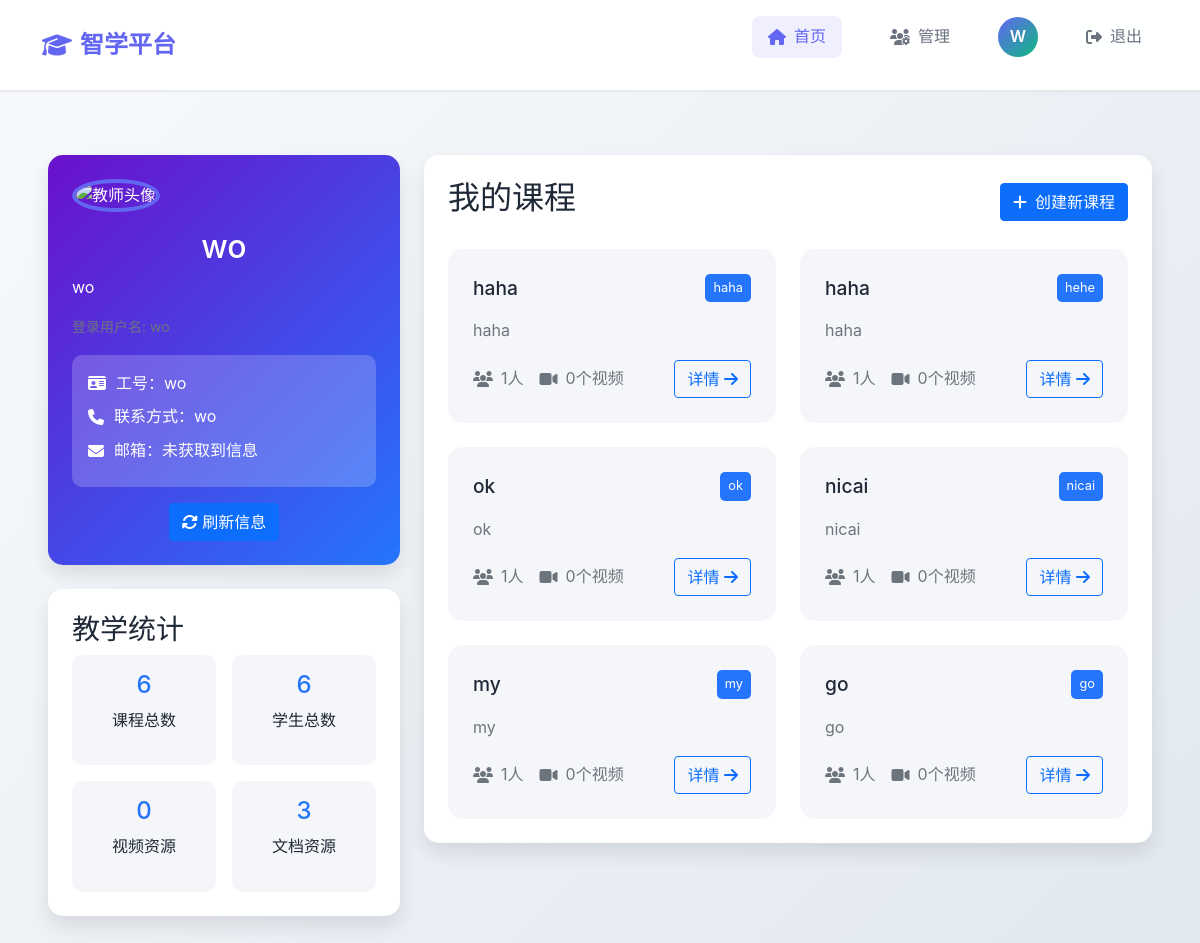
Screenshot of /teacher/home/ (signed in) with the database file from the repository.
### teacher/models.py (models this page shows, shortened)
class TeacherProfile(models.Model):
    user = models.OneToOneField(User, on_delete=models.CASCADE)
    name = models.CharField(max_length=50, verbose_name='姓名')
    teacher_id = models.CharField(max_length=20, unique=True, verbose_name='工号')
    college = models.CharField(max_length=50, verbose_name='学院')
    contact = models.CharField(max_length=50, verbose_name='联系方式')

class Course(models.Model):
    name = models.CharField(max_length=50, verbose_name='课程名称')
    description = models.TextField(verbose_name='课程描述')
    code = models.CharField(max_length=20, unique=True, verbose_name='课程标识')
    teacher = models.ForeignKey(TeacherProfile, on_delete=models.CASCADE, related_name='courses', verbose_name='老师')
    students = models.ManyToManyField(StudentProfile, related_name='courses', verbose_name='学生')

### teacher/views.py (the view)
# urls.py: path('home/', teacher_home, name='teacher_home'),
@login_required
def teacher_home(request):
    try:
        teacher_profile = TeacherProfile.objects.get(user=request.user)
    except TeacherProfile.DoesNotExist:
        return redirect('teacher_create_profile')
    courses = Course.objects.filter(teacher=teacher_profile)
    total_students = sum(course.students.count() for course in courses)
    total_videos = sum(course.videos.count() for course in courses)
    total_documents = sum(course.documents.count() for course in courses)
    return render(request, 'teacher_home.html', {
        'teacher_profile': teacher_profile,
        'courses': courses,
        'total_students': total_students,
        'total_videos': total_videos,
        'total_documents': total_documents,
        'username': request.user.username,
        'user_authenticated': request.user.is_authenticated
    })

### templates/teacher_home.html (shortened to what this page needs)
{% extends 'base.html' %}
{% load bootstrap3 %}
{% load static %}
{% block extra_css %}
<link rel="stylesheet" href="{% static 'css/teacher_home.css' %}">
{% endblock %}
{% block content %}
<div class="teacher-dashboard container-fluid">
    <div class="row">
        <div class="col-md-4">
            <div class="profile-card">
                <div class="profile-header">
                    <div class="profile-avatar-container">
                        <img id="teacher-avatar" src="{% static 'img/default-avatar.png' %}" alt="教师头像" class="profile-avatar-img">
                    </div>
                    <h2 id="teacher-display-name">{{ teacher_profile.name }}</h2>
                    <p id="teacher-college">{{ teacher_profile.college }}</p>
                    <p class="text-muted small">登录用户名: <span id="current-teacher-username">{{ username }}</span></p>
                </div>
                <div class="profile-details">
                    <div class="detail-item">
                        <i class="fas fa-id-card"></i>
                        <span>工号：<span id="teacher-id">{{ teacher_profile.teacher_id }}</span></span>
                    </div>
                    <div class="detail-item">
                        <i class="fas fa-phone"></i>
                        <span>联系方式：<span id="teacher-contact">{{ teacher_profile.contact }}</span></span>
                    </div>
                    <div class="detail-item">
                        <i class="fas fa-envelope"></i>
                        <span>邮箱：<span id="teacher-email">加载中...</span></span>
                    </div>
                </div>
                <div class="profile-actions">
                    <button class="btn btn-primary" onclick="refreshTeacherInfo()">
                        <i class="fas fa-sync-alt"></i> 刷新信息
                    </button>
                </div>
            </div>
            <div class="stats-card">
                <h3>教学统计</h3>
                <div class="stats-grid">
                    <div class="stat-item">
                        <h4>{{ courses.count }}</h4>
                        <p>课程总数</p>
                    </div>
                    <div class="stat-item">
                        <h4>{{ total_students }}</h4>
                        <p>学生总数</p>
                    </div>
                    <div class="stat-item">
                        <h4>{{ total_videos }}</h4>
                        <p>视频资源</p>
                    </div>
                    <div class="stat-item">
                        <h4>{{ total_documents }}</h4>
                        <p>文档资源</p>
                    </div>
                </div>
            </div>
        </div>
        <div class="col-md-8">
            <div class="courses-section">
                <div class="section-header">
                    <h2>我的课程</h2>
                    <form method="post" action="{% url 'teacher:teacher_course_create' %}" class="create-course-form">
                        <button type="submit" class="btn btn-primary">
                            <i class="fas fa-plus"></i> 创建新课程
                        </button>
                    </form>
                </div>
                {% if courses %}
                    <div class="courses-grid">
                        {% for course in courses %}
                        <div class="course-card">
                            <div class="course-header">
                                <h3>{{ course.name }}</h3>
                                <span class="course-code">{{ course.code }}</span>
                            </div>
                            <div class="course-body">
                                <p>{{ course.description|truncatechars:100 }}</p>
                            </div>
                            <div class="course-footer">
                                <div class="course-stats">
                                    <span><i class="fas fa-users"></i> {{ course.students.count }}人</span>
                                    <span><i class="fas fa-video"></i> {{ course.videos.count }}个视频</span>
                                </div>
                                <a href="{% url 'teacher:teacher_course_detail' course.id %}" class="btn btn-outline-primary">
                                    详情 <i class="fas fa-arrow-right"></i>
                                </a>
                            </div>
                        </div>
                        {% endfor %}
                    </div>
                {% else %}
                    <div class="no-courses-alert">
                        <i class="fas fa-graduation-cap"></i>
                        <p>您还没有创建任何课程</p>
                        <p>点击上方"创建新课程"按钮开始您的教学之旅！</p>
                    </div>
                {% endif %}
            </div>
        </div>
    </div>
</div>
{% endblock %}

### templates/base.html (shortened to what this page needs)
<!DOCTYPE html>
<html lang="zh-CN">
<head>
    <link href="https://cdn.bootcdn.net/ajax/libs/bootstrap/5.1.3/css/bootstrap.min.css" rel="stylesheet">
    <link href="https://cdn.bootcdn.net/ajax/libs/font-awesome/6.0.0/css/all.min.css" rel="stylesheet">
    {% block extra_css %}{% endblock %}
</head>
<body>
    <nav class="navbar-custom">
        <div class="container">
            <div class="d-flex justify-content-between align-items-center w-100">
                {% if user.is_authenticated %}
                    {% if user.teacherprofile %}
                        <a href="{% url 'teacher:teacher_home' %}" class="navbar-brand">
                            <i class="fas fa-graduation-cap"></i>
                            智学平台
                        </a>
                    {% else %}
                        <a href="{% url 'student:student_home' %}" class="navbar-brand">
                            <i class="fas fa-graduation-cap"></i>
                            智学平台
                        </a>
                    {% endif %}
                {% else %}
                    <a href="/" class="navbar-brand">
                        <i class="fas fa-graduation-cap"></i>
                        智学平台
                    </a>
                {% endif %}
                <ul class="nav-menu">
                    {% if user.is_authenticated %}
                        {% if user.teacherprofile %}
                            <li class="nav-item">
                                <a href="{% url 'teacher:teacher_home' %}" class="nav-link-custom">
                                    <i class="fas fa-home"></i>
                                    首页
                                </a>
                            </li>
                            <li class="nav-item">
                                <a href="{% url 'teacher:admin_home' %}" class="nav-link-custom">
                                    <i class="fas fa-users-cog"></i>
                                    管理
                                </a>
                            </li>
                        {% endif %}
                    {% endif %}
                    {% if user.is_authenticated %}
                        <li class="nav-item user-menu">
                            <div class="user-avatar" title="{{ user.username }}">
                                {{ user.username|first|upper }}
                            </div>
                        </li>
                        <li class="nav-item">
                            <a href="{% url 'logout' %}" class="nav-link-custom">
                                <i class="fas fa-sign-out-alt"></i>
                                退出
                            </a>
                        </li>
                    {% endif %}
                </ul>
            </div>
        </div>
    </nav>
    <main class="main-content">
        {% block content %}
        {% endblock %}
    </main>
</body>
</html>

### static/css/teacher_home.css (style rules this page uses)
body { background-color: #f4f6f9; }
.teacher-dashboard { padding: 2rem; }
.profile-card { background: linear-gradient(135deg, #6a11cb 0%, #2575fc 100%); color: white; border-radius: 15px; padding: 1.5rem; margin-bottom: 1.5rem; box-shadow: 0 10px 20px rgba(0, 0, 0, 0.1); transition: transform 0.3s ease; }
.profile-header h2 { text-align: center; margin-bottom: 0.5rem; }
.profile-details { background-color: rgba(255, 255, 255, 0.2); border-radius: 10px; padding: 1rem; margin-bottom: 1rem; }
.detail-item { display: flex; align-items: center; margin-bottom: 0.5rem; }
.detail-item i { margin-right: 10px; color: white; }
.profile-actions { text-align: center; }
.stats-card { background-color: white; border-radius: 15px; padding: 1.5rem; box-shadow: 0 10px 20px rgba(0, 0, 0, 0.1); }
.stats-grid { display: grid; grid-template-columns: repeat(2, 1fr); gap: 1rem; }
.stat-item { text-align: center; background-color: #f4f6f9; border-radius: 10px; padding: 1rem; transition: background-color 0.3s ease; }
.stat-item h4 { color: #2575fc; font-size: 1.5rem; margin-bottom: 0.5rem; }
.courses-section { background-color: white; border-radius: 15px; padding: 1.5rem; box-shadow: 0 10px 20px rgba(0, 0, 0, 0.1); }
.section-header { display: flex; justify-content: space-between; align-items: center; margin-bottom: 1.5rem; }
.courses-grid { display: grid; grid-template-columns: repeat(auto-fill, minmax(250px, 1fr)); gap: 1.5rem; }
.course-card { background-color: #f4f6f9; border-radius: 15px; padding: 1.5rem; transition: all 0.3s ease; border: 1px solid transparent; }
.course-header { display: flex; justify-content: space-between; align-items: center; margin-bottom: 1rem; }
.course-header h3 { margin: 0; font-size: 1.2rem; }
.course-code { background-color: #2575fc; color: white; padding: 0.25rem 0.5rem; border-radius: 5px; font-size: 0.8rem; }
.course-body p { color: #6c757d; margin-bottom: 1rem; }
.course-footer { display: flex; justify-content: space-between; align-items: center; }
.course-stats { display: flex; gap: 1rem; color: #6c757d; }
.course-stats span { display: flex; align-items: center; }
.course-stats i { margin-right: 0.5rem; }
.create-course-form .btn { display: flex; align-items: center; gap: 0.5rem; }

### templates/base.html (style rules this page uses)
:root { --primary-color: #6366f1; --primary-light: #a5b4fc; --secondary-color: #10b981; --accent-color: #f59e0b; --bg-primary: #fefefe; --bg-secondary: #f8fafc; --bg-card: #ffffff; --text-primary: #1f2937; --text-secondary: #6b7280; --text-muted: #9ca3af; --border-color: #e5e7eb; --shadow-sm: 0 1px 2px 0 rgba(0, 0, 0, 0.05); --shadow-md: 0 4px 6px -1px rgba(0, 0, 0, 0.1), 0 2px 4px -1px rgba(0, 0, 0, 0.06); --shadow-lg: 0 10px 15px -3px rgba(0, 0, 0, 0.1), 0 4px 6px -2px rgba(0, 0, 0, 0.05); --radius-sm: 0.375rem; --radius-md: 0.5rem; --radius-lg: 0.75rem; --radius-xl: 1rem; }
* { margin: 0; padding: 0; box-sizing: border-box; }
body { font-family: -apple-system, BlinkMacSystemFont, 'Segoe UI', Roboto, 'Inter', sans-serif; background: linear-gradient(135deg, #f8fafc 0%, #e2e8f0 100%); color: var(--text-primary); line-height: 1.6; min-height: 100vh; }
.navbar-custom { background: rgba(255, 255, 255, 0.95); backdrop-filter: blur(10px); border-bottom: 1px solid var(--border-color); padding: 1rem 0; position: sticky; top: 0; z-index: 1000; box-shadow: var(--shadow-sm); }
.navbar-brand { font-weight: 700; font-size: 1.5rem; color: var(--primary-color) !important; text-decoration: none; display: flex; align-items: center; gap: 0.5rem; }
.nav-menu { display: flex; align-items: center; gap: 2rem; list-style: none; }
.nav-item { position: relative; }
.nav-link-custom { color: var(--text-secondary); text-decoration: none; font-weight: 500; padding: 0.5rem 1rem; border-radius: var(--radius-md); transition: all 0.2s ease; display: flex; align-items: center; gap: 0.5rem; }
.nav-link-custom.active { color: var(--primary-color); background-color: rgba(99, 102, 241, 0.1); }
.user-menu { position: relative; }
.user-avatar { width: 2.5rem; height: 2.5rem; border-radius: 50%; background: linear-gradient(135deg, var(--primary-color), var(--secondary-color)); display: flex; align-items: center; justify-content: center; color: white; font-weight: 600; cursor: pointer; transition: all 0.2s ease; }
.main-content { max-width: 1200px; margin: 0 auto; padding: 2rem 1rem; min-height: calc(100vh - 80px); }

### rows the page displays
TeacherProfile: name "wo", college "wo", teacher_id "wo", contact "wo"
Course: name "haha", code "haha", description "haha", students.count "1", videos.count "0"
Course: name "haha", code "hehe", description "haha", students.count "1", videos.count "0"
Course: name "ok", code "ok", description "ok", students.count "1", videos.count "0"
Course: name "nicai", code "nicai", description "nicai", students.count "1", videos.count "0"
Course: name "my", code "my", description "my", students.count "1", videos.count "0"
Course: name "go", code "go", description "go", students.count "1", videos.count "0"

### other values shown
{{ user.username|first|upper }} "W"
{{ username }} "wo"
{{ courses.count }} "6"
{{ total_students }} "6"
{{ total_videos }} "0"
{{ total_documents }} "3"
